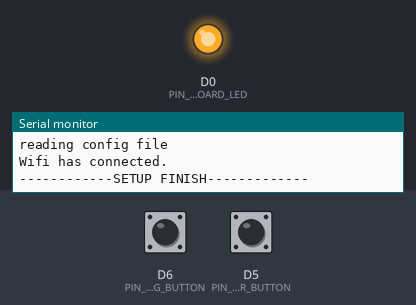
The sketch below on a simulated ESP8266 (NodeMCU). On the bench: output pins drawn as LEDs (lit = HIGH), the last lines printed to the serial monitor. The inputs (shaded band) are chosen by the test bench; at power-on: D5 (PIN_TRIGGER_BUTTON) HIGH, D6 (PIN_CONFIG_BUTTON) HIGH. WiFi joins after 1.5 s; servers stay silent unless stated; storage starts empty.

Above: at 2.7 s.
2.8 s: D5 (PIN_TRIGGER_BUTTON) pulled LOW for 0.25 s
At 3.03 s:
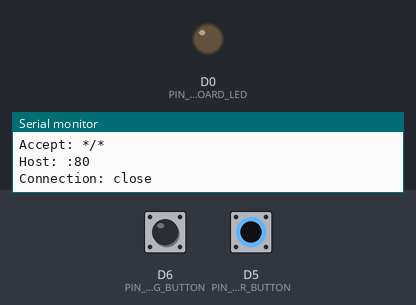
Timing chart, 0 to 5.8 s (numbered marks = the images above; inputs shaded):
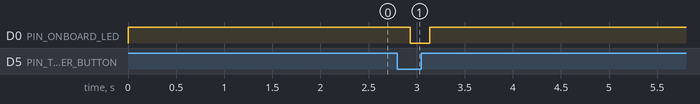

Measured:
- after the input at 2.8 s, D0 (PIN_ONBOARD_LED): HIGH → LOW after 0.13 s, → HIGH 0.21 s later

The sketch:

esp8266_webclient.ino
```cpp
#include <FS.h>                   //this needs to be first, or it all crashes and burns...
#include <ESP8266WiFi.h>          //https://github.com/esp8266/Arduino
#include <DNSServer.h>            //Local DNS Server used for redirecting all requests to the configuration portal
#include <ESP8266WebServer.h>     //Local WebServer used to serve the configuration portal
#include <WiFiManager.h>          //https://github.com/tzapu/WiFiManager WiFi Configuration Magic
#include <ArduinoJson.h>          //https://github.com/bblanchon/ArduinoJson

#define PIN_TRIGGER_BUTTON D5
#define PIN_CONFIG_BUTTON D6
#define PIN_ONBOARD_LED   16

char* apName = "AgileTimer-Setup";
char* apPassword = "12345678";

char mqtt_server[40] = "";
char mqtt_port[6] = "80";

bool shouldSaveConfig = false;

const long MIN_RESPONSE_TIME = 500;
int lastTriggerButtonStatus = HIGH;
long lastTriggerResponseTime = 0;
int lastConfigButtonStatus = HIGH;
long lastConfigResponseTime = 0;

void setup(){
    Serial.begin(115200);
    Serial.println("------------SETUP START-------------");

    pinMode(PIN_TRIGGER_BUTTON,INPUT_PULLUP);
    pinMode(PIN_CONFIG_BUTTON,INPUT_PULLUP);

    pinMode(PIN_ONBOARD_LED, OUTPUT);
    digitalWrite(PIN_ONBOARD_LED, HIGH);

    readConfig();
    configWifiManager(false);

    Serial.println("------------SETUP FINISH-------------");
    Serial.println();
}

void loop(){

    byte currentTriggerButtonStatus = digitalRead(PIN_TRIGGER_BUTTON);
    if(currentTriggerButtonStatus==LOW){
        long triggerGap = millis() - lastTriggerResponseTime;

        if(lastTriggerButtonStatus == HIGH && triggerGap > MIN_RESPONSE_TIME){
          digitalWrite(PIN_ONBOARD_LED, LOW);

          String request =
            String("GET /api/timer/toggle HTTP/1.1\r\n") +
            "User-Agent: ESP8266/1.0\r\n" +
            "Accept: */*\r\n" +
            "Host: " + mqtt_server + ":"+ mqtt_port +"\r\n" +
            "Connection: close\r\n" +
            "\r\n";

           Serial.println("Trying to deliver request:");
           Serial.println(request);

          WiFiClient wifiClient;
          int result = wifiClient.connect(mqtt_server,atoi(mqtt_port));
          if (result) {
            Serial.println("Server connect succeed.");
            wifiClient.print(request);
            wifiClient.flush();
            wifiClient.stop();
          }
          else{
            Serial.println("Server connect failed.");
          }

          lastTriggerResponseTime = millis();
        }
    }else{
      digitalWrite(PIN_ONBOARD_LED, HIGH);
    }


    byte currentConfigButtonStatus = digitalRead(PIN_CONFIG_BUTTON);
    if(currentConfigButtonStatus==LOW){
        long configGap = millis() - lastConfigResponseTime;

        if(lastConfigButtonStatus == HIGH && configGap > MIN_RESPONSE_TIME){
          digitalWrite(PIN_ONBOARD_LED, LOW);
          configWifiManager(true);
          lastConfigResponseTime = millis();
          delay(1000);
        }
    }else {
      digitalWrite(PIN_ONBOARD_LED, HIGH);
    }

    lastTriggerButtonStatus = currentTriggerButtonStatus;
    lastConfigButtonStatus = currentConfigButtonStatus;
    delay(200);
}

void configWifiManager(bool isOnDemandConfig)
{
    WiFiManager wifiManager;
    wifiManager.setAPCallback(configModeCallback);
    wifiManager.setAPStaticIPConfig(IPAddress(192,168,31,1), IPAddress(192,168,31,1), IPAddress(255,255,255,0));
    wifiManager.setSaveConfigCallback(saveConfigCallback);

    //add all your parameters here
    WiFiManagerParameter custom_mqtt_server("server", "Server Address", mqtt_server, 40);
    WiFiManagerParameter custom_mqtt_port("port", "Port", mqtt_port, 6);
    wifiManager.addParameter(&custom_mqtt_server);
    wifiManager.addParameter(&custom_mqtt_port);
    wifiManager.setTimeout(20);

    bool isConnected = false;
    if(!isOnDemandConfig){
      isConnected = wifiManager.autoConnect(apName, apPassword);
    }else{
      isConnected = wifiManager.startConfigPortal(apName, apPassword);
    }

    if(!isConnected){
      Serial.println("Wifi connection failed.");
      delay(500);
      //reset and try again, or maybe put it to deep sleep
      ESP.restart();
      delay(5000);
    }else{
      Serial.println("Wifi has connected.");
    }

    //read updated parameters
    strcpy(mqtt_server, custom_mqtt_server.getValue());
    strcpy(mqtt_port, custom_mqtt_port.getValue());

    //save the custom parameters to FS
    if (shouldSaveConfig) {
      saveConfig();
    }
}

void configModeCallback(WiFiManager *wifiManager)
{
   Serial.println("Entered config mode");
   Serial.println(WiFi.softAPIP());

   //You could indicate on your screen or by an LED you are in config mode here
}

//callback notifying us of the need to save config
void saveConfigCallback () {
  Serial.println("Should save config");
  shouldSaveConfig = true;
}

void readConfig()
{
    //read configuration from FS json
    Serial.println("mounting FS...");

    if (!SPIFFS.begin()) {
      Serial.println("failed to mount FS");
      return;
    }

    Serial.println("mounted file system");

    if (SPIFFS.exists("/config.json")) {
      Serial.println("file not exists!");
      return;
    }

    //file exists, reading and loading
    Serial.println("reading config file");

    File configFile = SPIFFS.open("/config.json", "r");
    if (configFile) {
      Serial.println("opened config file");
      size_t size = configFile.size();

      // Allocate a buffer to store contents of the file.
      std::unique_ptr<char[]> buf(new char[size]);

      configFile.readBytes(buf.get(), size);
      DynamicJsonDocument doc(200);
      DeserializationError error = deserializeJson(doc, buf.get());
      if(error)
      {
         Serial.print(F("deserializeJson() failed: "));
         Serial.println(error.c_str());
         return;
      }

      serializeJson(doc,Serial);

      Serial.println("\nparsed json");
      strcpy(mqtt_server, doc["mqtt_server"]);
      strcpy(mqtt_port, doc["mqtt_port"]);
      configFile.close();
    }
}

void saveConfig()
{
      Serial.println("saving config");

      DynamicJsonDocument doc(200);
      doc["mqtt_server"] = mqtt_server;
      doc["mqtt_port"] = mqtt_port;

      File configFile = SPIFFS.open("/config.json", "w");
      if (!configFile) {
        Serial.println("failed to open config file for writing");
      }

      serializeJson(doc,Serial);
      serializeJson(doc,configFile);
      configFile.close();
}
```
